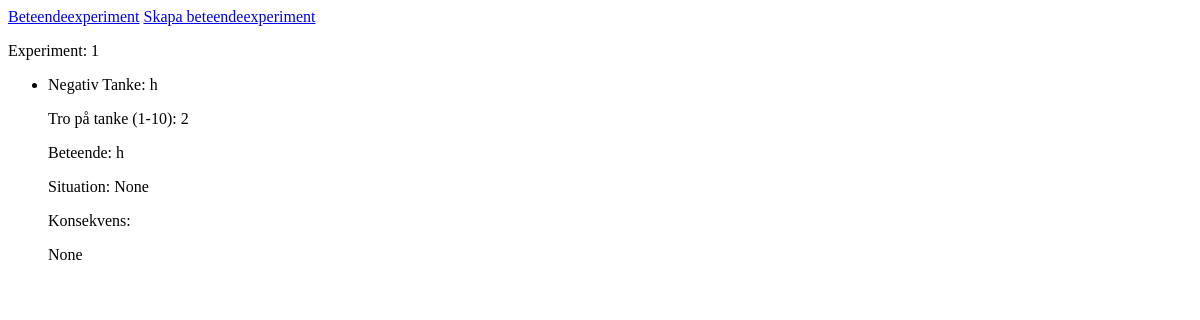
Page /1/ on the earlier database version.
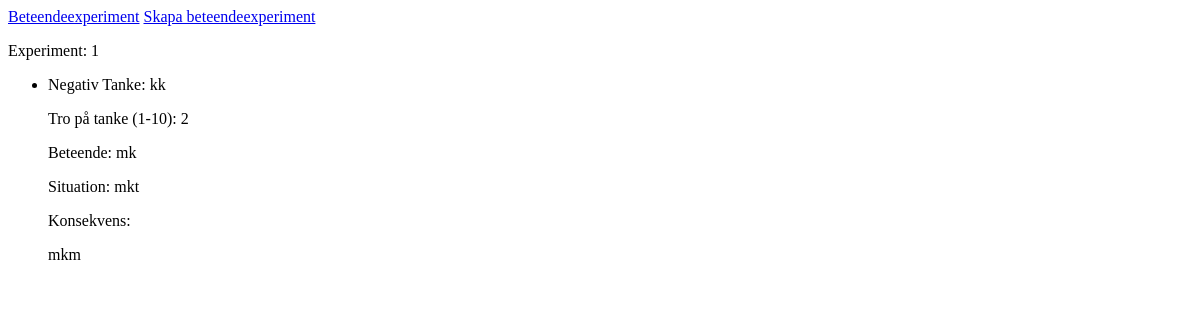
Same page on the later database version.
### experiments/models.py (models this page shows)
class ExperimentPlan(models.Model):
    negativ_tanke = models.CharField( max_length=50,
        help_text="Vilken tanke vill du testa?")
    tro_pre = models.IntegerField(help_text="Hur starkt tror du på din förutsägelse?")
    datum = models.DateField(default=date.today)
    Beteende = models.CharField( max_length=100,
        help_text="Hur kan du testa din tanke?")
    Situation = models.CharField( max_length=100,
        help_text="Var kan du testa din tanke?")
    Konsekvens = models.CharField(max_length=100,
        help_text="Vad tror du kommer hända?")

### experiments/views.py (the view)
# urls.py: path('<int:experiment_id>/',views.Detail, name='Detail'),
def Detail(request,experiment_id):
    experiment = get_object_or_404(ExperimentPlan, pk=experiment_id)
    context = {'detail': experiment}
    return render(request, 'experiments/experiment_detail.html',context)

### experiments/templates/experiments/experiment_detail.html
{% extends "experiments/base.html" %}
{% block content %}
<p>Experiment: {{ detail.id }}</p>
<ul>
    <li>
    <p>Negativ Tanke: {{ detail.negativ_tanke }}</p>
    <p>Tro på tanke (1-10): {{ detail.tro_pre }}</p>
    <p>Beteende: {{ detail.Beteende }}</p>
    <p>Situation: {{detail.Situation }}</p>
    <p>Konsekvens: {{ detail.Konsekvens|linebreaks }}</p>
</ul>
    {% endblock content %}

Differences in the rows shown:
changed ExperimentPlan id 1: negativ_tanke "h" → "kk"; Beteende "h" → "mk"; Situation "None" → "mkt"; Konsekvens "None" → "mkm"
